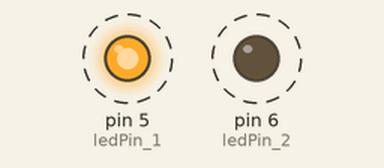
This sketch was run on a simulated Arduino Uno, built with avr-gcc and run on an emulated ATmega328P. Shown: output pins drawn as LEDs (lit = HIGH). Dashed ring = blinking.

Above: at 0.5 s.
Timing chart, 0 to 4.6 s (numbered marks = the images above):
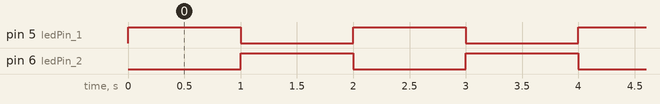

The sketch:

W04-01-DO-twoLeds.ino
```cpp
//W04-01-DO-twoLeds-solution

int ledPin_1  = 5 ;     // connect PIN 5 to BLUE pin of RGB LED
int ledPin_2  = 6 ;       // add second ledPin here

void setup() {
  pinMode ( ledPin_1 , OUTPUT); // set direction
  pinMode ( ledPin_2 , OUTPUT); // add pinmode for led 2 here
}

void loop() {

  digitalWrite ( ledPin_1 , HIGH );  // turn LEDs on
  digitalWrite ( ledPin_2 , 0 );  // add second LED here
  delay ( 1000 );       // wait a bit == 1 second

  digitalWrite ( ledPin_1, LOW );    // turn LEDs off
  digitalWrite ( ledPin_2, 1 );   // add second LED here
  delay  (1000 ) ;           // wait a bit


}
```

Measured:
- by itself, pin 5 (ledPin_1), pin 6 (ledPin_2): alternates HIGH for 1.0 s and LOW for 1.0 s
